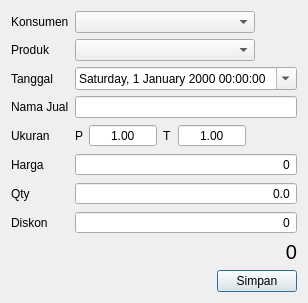
<?xml version="1.0" encoding="UTF-8"?>
<ui version="4.0">
 <class>EditOrderDialog</class>
 <widget class="QDialog" name="EditOrderDialog">
  <property name="geometry">
   <rect>
    <x>0</x>
    <y>0</y>
    <width>289</width>
    <height>283</height>
   </rect>
  </property>
  <property name="windowTitle">
   <string>Edit Order</string>
  </property>
  <layout class="QFormLayout" name="formLayout">
   <item row="0" column="0">
    <widget class="QLabel" name="label">
     <property name="text">
      <string>Konsumen</string>
     </property>
    </widget>
   </item>
   <item row="0" column="1">
    <widget class="QComboBox" name="comboBox">
     <property name="maximumSize">
      <size>
       <width>180</width>
       <height>16777215</height>
      </size>
     </property>
    </widget>
   </item>
   <item row="1" column="0">
    <widget class="QLabel" name="label_2">
     <property name="text">
      <string>Produk</string>
     </property>
    </widget>
   </item>
   <item row="1" column="1">
    <widget class="QComboBox" name="comboBox2">
     <property name="maximumSize">
      <size>
       <width>180</width>
       <height>16777215</height>
      </size>
     </property>
    </widget>
   </item>
   <item row="3" column="0">
    <widget class="QLabel" name="label_3">
     <property name="text">
      <string>Nama Jual</string>
     </property>
    </widget>
   </item>
   <item row="3" column="1">
    <widget class="QLineEdit" name="lineEditN"/>
   </item>
   <item row="4" column="0">
    <widget class="QLabel" name="label_7">
     <property name="text">
      <string>Ukuran</string>
     </property>
    </widget>
   </item>
   <item row="4" column="1">
    <layout class="QHBoxLayout" name="horizontalLayout">
     <item>
      <widget class="QLabel" name="label_8">
       <property name="text">
        <string>P</string>
       </property>
      </widget>
     </item>
     <item>
      <widget class="QDoubleSpinBox" name="doubleSpinBoxP">
       <property name="alignment">
        <set>Qt::AlignCenter</set>
       </property>
       <property name="buttonSymbols">
        <enum>QAbstractSpinBox::NoButtons</enum>
       </property>
       <property name="decimals">
        <number>2</number>
       </property>
       <property name="maximum">
        <double>999999999.000000000000000</double>
       </property>
       <property name="singleStep">
        <double>0.500000000000000</double>
       </property>
       <property name="value">
        <double>1.000000000000000</double>
       </property>
      </widget>
     </item>
     <item>
      <widget class="QLabel" name="label_9">
       <property name="text">
        <string>T</string>
       </property>
      </widget>
     </item>
     <item>
      <widget class="QDoubleSpinBox" name="doubleSpinBoxT">
       <property name="alignment">
        <set>Qt::AlignCenter</set>
       </property>
       <property name="buttonSymbols">
        <enum>QAbstractSpinBox::NoButtons</enum>
       </property>
       <property name="decimals">
        <number>2</number>
       </property>
       <property name="maximum">
        <double>999999999.000000000000000</double>
       </property>
       <property name="singleStep">
        <double>0.500000000000000</double>
       </property>
       <property name="value">
        <double>1.000000000000000</double>
       </property>
      </widget>
     </item>
     <item>
      <spacer name="horizontalSpacer">
       <property name="orientation">
        <enum>Qt::Horizontal</enum>
       </property>
       <property name="sizeHint" stdset="0">
        <size>
         <width>40</width>
         <height>20</height>
        </size>
       </property>
      </spacer>
     </item>
    </layout>
   </item>
   <item row="5" column="0">
    <widget class="QLabel" name="label_4">
     <property name="text">
      <string>Harga</string>
     </property>
    </widget>
   </item>
   <item row="5" column="1">
    <widget class="QDoubleSpinBox" name="doubleSpinBoxH">
     <property name="alignment">
      <set>Qt::AlignRight|Qt::AlignTrailing|Qt::AlignVCenter</set>
     </property>
     <property name="buttonSymbols">
      <enum>QAbstractSpinBox::NoButtons</enum>
     </property>
     <property name="showGroupSeparator" stdset="0">
      <bool>true</bool>
     </property>
     <property name="decimals">
      <number>0</number>
     </property>
     <property name="maximum">
      <double>999999999.000000000000000</double>
     </property>
     <property name="singleStep">
      <double>1000.000000000000000</double>
     </property>
    </widget>
   </item>
   <item row="6" column="0">
    <widget class="QLabel" name="label_5">
     <property name="text">
      <string>Qty</string>
     </property>
    </widget>
   </item>
   <item row="6" column="1">
    <widget class="QDoubleSpinBox" name="doubleSpinBoxQ">
     <property name="alignment">
      <set>Qt::AlignRight|Qt::AlignTrailing|Qt::AlignVCenter</set>
     </property>
     <property name="buttonSymbols">
      <enum>QAbstractSpinBox::NoButtons</enum>
     </property>
     <property name="showGroupSeparator" stdset="0">
      <bool>true</bool>
     </property>
     <property name="decimals">
      <number>1</number>
     </property>
     <property name="maximum">
      <double>999999999.000000000000000</double>
     </property>
     <property name="singleStep">
      <double>1.000000000000000</double>
     </property>
    </widget>
   </item>
   <item row="8" column="1">
    <widget class="QLabel" name="label_6">
     <property name="font">
      <font>
       <pointsize>15</pointsize>
      </font>
     </property>
     <property name="text">
      <string>0</string>
     </property>
     <property name="alignment">
      <set>Qt::AlignRight|Qt::AlignTrailing|Qt::AlignVCenter</set>
     </property>
    </widget>
   </item>
   <item row="9" column="1">
    <layout class="QHBoxLayout" name="horizontalLayout_2">
     <item>
      <spacer name="horizontalSpacer_2">
       <property name="orientation">
        <enum>Qt::Horizontal</enum>
       </property>
       <property name="sizeHint" stdset="0">
        <size>
         <width>40</width>
         <height>20</height>
        </size>
       </property>
      </spacer>
     </item>
     <item>
      <widget class="QPushButton" name="pushButton">
       <property name="text">
        <string>Simpan</string>
       </property>
      </widget>
     </item>
    </layout>
   </item>
   <item row="7" column="1">
    <widget class="QSpinBox" name="spinBox">
     <property name="alignment">
      <set>Qt::AlignRight|Qt::AlignTrailing|Qt::AlignVCenter</set>
     </property>
     <property name="buttonSymbols">
      <enum>QAbstractSpinBox::NoButtons</enum>
     </property>
     <property name="showGroupSeparator" stdset="0">
      <bool>true</bool>
     </property>
     <property name="maximum">
      <number>999999999</number>
     </property>
     <property name="singleStep">
      <number>1000</number>
     </property>
    </widget>
   </item>
   <item row="7" column="0">
    <widget class="QLabel" name="label_10">
     <property name="text">
      <string>Diskon</string>
     </property>
    </widget>
   </item>
   <item row="2" column="1">
    <widget class="QDateTimeEdit" name="dateTimeEdit">
     <property name="buttonSymbols">
      <enum>QAbstractSpinBox::NoButtons</enum>
     </property>
     <property name="displayFormat">
      <string>dddd, d MMMM yyyy HH:mm:ss</string>
     </property>
     <property name="calendarPopup">
      <bool>true</bool>
     </property>
    </widget>
   </item>
   <item row="2" column="0">
    <widget class="QLabel" name="label_11">
     <property name="text">
      <string>Tanggal</string>
     </property>
    </widget>
   </item>
  </layout>
 </widget>
 <resources/>
 <connections/>
</ui>
